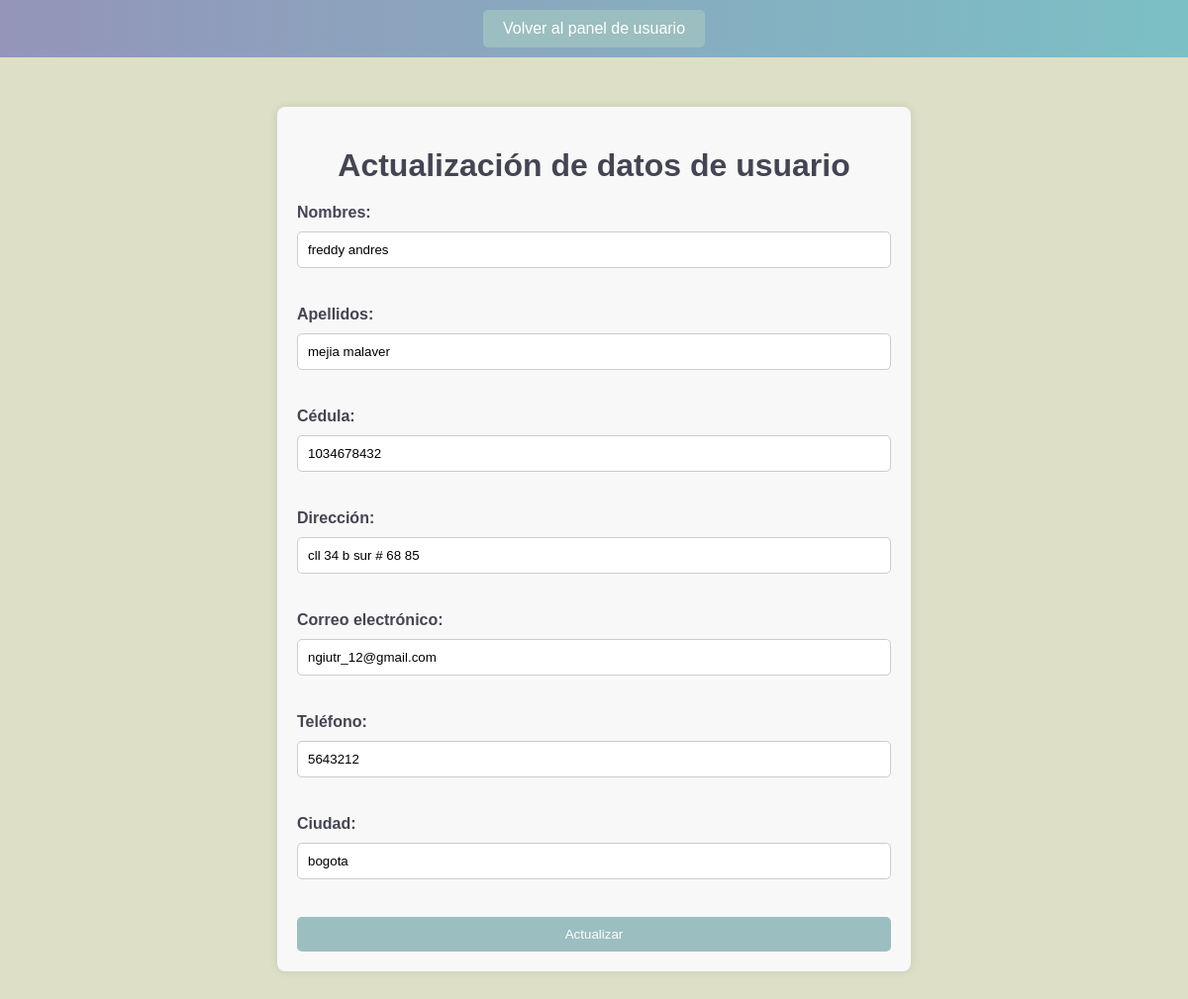
The page /Actualizar_perfil.php (signed in) on the database its author committed.
### tables this page shows
CREATE TABLE `cliente` (
  `CodigoCliente` int(11) NOT NULL,
  `Nombres` varchar(150) NOT NULL,
  `Apellidos` text NOT NULL,
  `Cedula` int(50) NOT NULL,
  `Direccion` varchar(150) NOT NULL,
  `Ciudad` text NOT NULL,
  `Telefono` int(100) NOT NULL,
  `Correo_electronico` varchar(100) NOT NULL
);

### Actualizar_perfil.php (the view, shortened to what this page needs)
<?php
include('conexion.php');
$usuario = $_SESSION['usuario'];
$consulta = "SELECT c.Nombres, c.Apellidos, c.Cedula, c.Direccion, c.Correo_electronico, c.Telefono, c.Ciudad FROM cliente c JOIN usuarios u ON c.Codigocliente = u.Id_usuario WHERE u.Usuario = ?";
if ($stmt = $conex->prepare($consulta)) {
    $stmt->bind_param("s", $usuario);
    $stmt->execute();
    $resultado = $stmt->get_result();
    $row = $resultado->fetch_assoc();
} else {
    echo "Error en la preparación de la consulta SQL para recuperar datos del usuario: " . $conex->error;
}
?>
<!DOCTYPE html>
<html>
<head>
</head>
<body>
    <header>
        <nav>
            <a href="user.php">Volver al panel de usuario</a>
        </nav>
    </header>
    <div class="user-panel">
        <h1>Actualización de datos de usuario</h1>
        <form method="POST" action="actualizar_perfil.php">
            <label>Nombres:</label>
            <input type="text" name="nombres" value="<?php echo isset($row['Nombres']) ? htmlspecialchars($row['Nombres']) : ''; ?>" required><br>
            <label>Apellidos:</label>
            <input type="text" name="apellidos" value="<?php echo isset($row['Apellidos']) ? htmlspecialchars($row['Apellidos']) : ''; ?>" required><br>
            <label>Cédula:</label>
            <input type="text" name="cedula" value="<?php echo isset($row['Cedula']) ? htmlspecialchars($row['Cedula']) : ''; ?>" required><br>
            <label>Dirección:</label>
            <input type="text" name="direccion" value="<?php echo isset($row['Direccion']) ? htmlspecialchars($row['Direccion']) : ''; ?>" required><br>
            <label>Correo electrónico:</label>
            <input type="email" name="correo" value="<?php echo isset($row['Correo_electronico']) ? htmlspecialchars($row['Correo_electronico']) : ''; ?>" required><br>
            <label>Teléfono:</label>
            <input type="text" name="telefono" value="<?php echo isset($row['Telefono']) ? htmlspecialchars($row['Telefono']) : ''; ?>" required><br>
            <label>Ciudad:</label>
            <input type="text" name="ciudad" value="<?php echo isset($row['Ciudad']) ? htmlspecialchars($row['Ciudad']) : ''; ?>" required><br>
            <input type="submit" value="Actualizar">
        </form>
    </div>
</body>
</html>

### Actualizar_perfil.php (style rules this page uses)
body { font-family: Arial, sans-serif; background-color: #dddfc7; color: #444552; margin: 0; padding: 0; }
header { background: linear-gradient(to right, #9495b9, #7bc0c5); padding: 10px 0; text-align: center; color: white; }
nav { display: flex; justify-content: center; gap: 15px; }
nav a { color: white; text-decoration: none; padding: 10px 20px; border-radius: 5px; background-color: #9bbec0; transition: background-color 0.3s ease; }
.user-panel { max-width: 600px; margin: 50px auto; padding: 20px; background: #f8f8f8; border-radius: 8px; box-shadow: 0 0 10px rgba(0, 0, 0, 0.1); }
.user-panel h1 { text-align: center; margin-bottom: 20px; }
form { display: flex; flex-direction: column; gap: 10px; }
form label { font-weight: bold; }
form input[type="text"], form input[type="email"] { padding: 10px; border: 1px solid #ccc; border-radius: 5px; }
form input[type="submit"] { padding: 10px; background-color: #9bbec0; color: white; border: none; border-radius: 5px; cursor: pointer; }

### rows shown on the page
cliente: nombres "freddy andres", apellidos "mejia malaver", cedula "1034678432", direccion "cll 34 b sur # 68 85", correo "ngiutr_12@gmail.com", telefono "5643212", ciudad "bogota"
